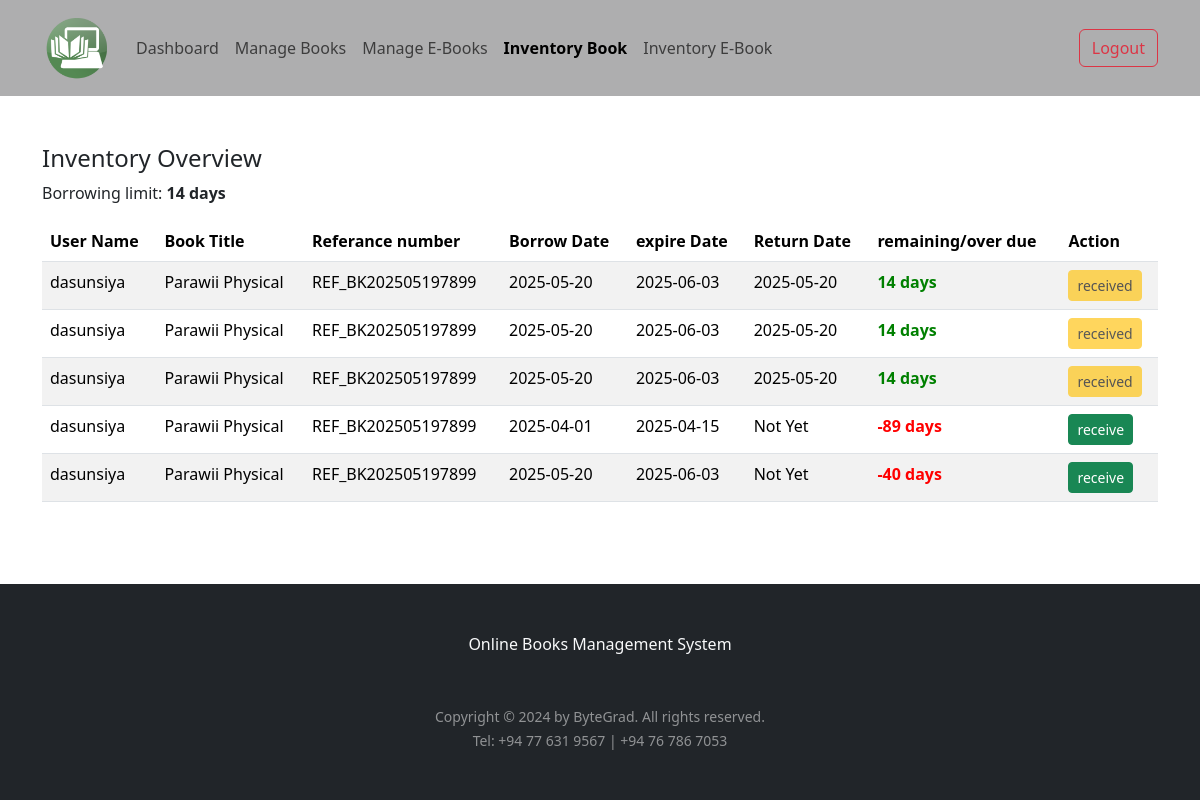
/admin/inventory_bk.php (signed in), run on the app's committed database.
### tables this page shows
CREATE TABLE `borrowed_book` (
  `rec_id` int(11) NOT NULL,
  `username` varchar(200) DEFAULT NULL,
  `bookId` int(11) DEFAULT NULL,
  `reference_no` varchar(200) NOT NULL,
  `borrow_date` date DEFAULT NULL,
  `expire_date` date DEFAULT NULL,
  `received_date` date DEFAULT NULL,
  `status` varchar(100) NOT NULL,
  `available` tinyint(1) NOT NULL DEFAULT 1
);

CREATE TABLE `book_details` (
  `bookId` int(11) NOT NULL,
  `name` varchar(100) DEFAULT NULL,
  `author` varchar(100) DEFAULT NULL,
  `image` blob DEFAULT NULL,
  `info` mediumtext DEFAULT NULL,
  `binding` varchar(45) DEFAULT NULL,
  `pages` int(11) DEFAULT NULL,
  `publisher` varchar(100) DEFAULT NULL,
  `released_date` varchar(60) DEFAULT NULL,
  `price` float NOT NULL,
  `available` tinyint(4) NOT NULL DEFAULT 1
);

### admin/inventory_bk.php (the view, shortened to what this page needs)
<!DOCTYPE html>
<html lang="en">
<head>
    <link href="https://cdn.jsdelivr.net/npm/bootstrap@5.3.3/dist/css/bootstrap.min.css" rel="stylesheet">
    <link href="https://cdn.jsdelivr.net/npm/bootstrap@5.3.6/dist/css/bootstrap.min.css" rel="stylesheet"
>
</head>
<body class="d-flex flex-column min-vh-100">
    <?php include('../components/admin_navbar.php'); ?>
    <main class="flex-grow-1">
        <div class="container mt-5">
            <h4>Inventory Overview</h4>
            <p>Borrowing limit: <strong>14 days</strong></p>
            <table class="table table-striped">
                <thead>
                    <tr>
                        <th>User Name</th>
                        <th>Book Title</th>
                        <th>Referance number</th>
                        <th>Borrow Date</th>
                        <th>expire Date</th>
                        <th>Return Date</th>
                        <th>remaining/over due</th>
                        <th>Action</th>
                    </tr>
                </thead>
                <tbody>
                    <?php
                        $today = date('Y-m-d');
                        $enddate = date('Y-m-d', strtotime('+14 days'));
                          $sql="SELECT user.email, book_details.name, borrowed_book.username, borrowed_book.bookId, borrowed_book.rec_id, borrowed_book.reference_no, borrowed_book.borrow_date, borrowed_book.expire_date, borrowed_book.received_date, borrowed_book.status, borrowed_book.available
                                FROM borrowed_book
                                JOIN user ON borrowed_book.username = user.username
                                JOIN book_details ON borrowed_book.bookId = book_details.bookId;";
                          if ($result = $conn->query($sql)) {
                            while($row = $result->fetch_assoc()){
                                $expireDateObj = new DateTime($row['expire_date']);
                                $book_name =  $row['name'];
                                $usr_name = $row['username'];
                                $usr_email = $row['email'];
                                $status = $row['status'];
                                $rec_id = $row['rec_id'];
                                echo '<tr>';
                                echo '<td>'.$usr_name.'</td>';
                                echo '<td>'.$book_name.'</td>';
                                echo '<td>'.$row['reference_no'].'</td>';
                                if($row['borrow_date'] == null) {echo '<td>'.$today.'</td>';} else{echo '<td>'.$row['borrow_date'].'</td>';}
                                if($row['expire_date'] == null) {echo '<td>'.$enddate.'</td>';} else{echo '<td>'.$row['expire_date'].'</td>';}
                                if($row['received_date'] == null) {
                                    echo '<td>Not Yet</td>';
                                } else{
                                    echo '<td>'.$row['received_date'].'</td>';
                                }
                                if($row['received_date'] == null && $row['status'] === 'accepted') {
                                    $for_date = new DateTime();
                                } else{
                                    $for_date = new DateTime($row['received_date']);
                                }
                                $interval = $for_date->diff($expireDateObj);
                                $remainingDates = (int)$interval->format('%r%a');
                                if($remainingDates>=0){
                                    echo '<td style="color:green"><strong>'.$remainingDates.' days </strong></td>';
                                }else{
                                    echo '<td style="color:red"><strong>'.$remainingDates.' days </strong></td>';
                                }
                                echo '<td><form method="POST" class="d-flex gap-2">
                                        <input type="hidden" name="rec_id" value="' . $rec_id . '">
                                        <input type="hidden" name="usr_name" value="' . $usr_name . '">
                                        <input type="hidden" name="usr_email" value="' . $usr_email . '">
                                        <input type="hidden" name="book_name" value="' . $book_name . '">';
                                switch ($status) {
                                    case 'accepted':
                                    case 'over due':
                                        echo '<button type="submit" name="received" class="btn btn-sm btn-success receive-btn">receive</button>';
                                        break;
                                    case 'received':
                                        echo '<button class="btn btn-sm btn-warning receive-btn" disabled>received</button>';
                                        break;
                                }
                                echo '</form></td> </tr>';
                            }
                           }?>
                </tbody>
            </table>
        </div>
    </main>
    <?php include('../components/footer.php'); ?>
</body>
</html>

### components/admin_navbar.php (shortened to what this page needs)
<link href="../assets/css/nav_style.css" rel="stylesheet">
<?php
  function isActive($page) {
      return basename($_SERVER['PHP_SELF']) === $page ? 'active' : '';
  }
?>
<nav class="navbar navbar-expand-lg navbar-light -bg">
    <div class="container">
      <a href="index.php" class="navbar-brand">
        <img src="../assets/img/logo.png" height="70" alt="CoolBrand">
      </a>
    <div class="collapse navbar-collapse" id="adminNavbar">
      <ul class="navbar-nav me-auto mb-2 mb-lg-0">
        <li class="nav-item">
          <a href="index.php" class="nav-link <?= isActive('index.php') ?>">Dashboard</a>
        </li>
        <li class="nav-item">
          <a href="manage_books.php" class="nav-link <?= isActive('manage_books.php') ?>">Manage Books</a>
        </li>
        <li class="nav-item">
          <a href="manage_ebooks.php" class="nav-link <?= isActive('manage_ebooks.php') ?>">Manage E-Books</a>
        </li>
        <li class="nav-item">
          <a href="inventory_bk.php" class="nav-link <?= isActive('inventory_bk.php') ?>">Inventory Book</a>
        </li>
        <li class="nav-item">
          <a href="inventory_ebk.php" class="nav-link <?= isActive('inventory_ebk.php') ?>">Inventory E-Book</a>
        </li>
      </ul>
        <a href="../home/logout.php" class="btn btn-outline-danger">Logout</a>
    </div>
  </div>
</nav>

### components/footer.php
<footer class="bg-dark py-5 mt-5">
    <div class="container text-light text-center">
        <p class="display-7 mb-5">Online Books Management System</p>
        <small class="text-white-50">
            Copyright © 2024 by ByteGrad. All rights reserved.<br>
            Tel: +94 77 631 9567 | +94 76 786 7053
        </small>
    </div>
</footer>

### assets/css/nav_style.css (style rules this page uses)
.-bg { background-color: #aeaeaf; }

### components/admin_navbar.php (style rules this page uses)
.active { font-weight: bold; }

### data on the page
borrowed_book: username "dasunsiya", bookId.name "Parawii Physical", reference_no "REF_BK202505197899", borrow_date "2025-05-20", expire_date "2025-06-03", received_date "2025-05-20", remainingDates "14", status "received"
borrowed_book: username "dasunsiya", bookId.name "Parawii Physical", reference_no "REF_BK202505197899", borrow_date "2025-05-20", expire_date "2025-06-03", received_date "2025-05-20", remainingDates "14", status "received"
borrowed_book: username "dasunsiya", bookId.name "Parawii Physical", reference_no "REF_BK202505197899", borrow_date "2025-05-20", expire_date "2025-06-03", received_date "2025-05-20", remainingDates "14", status "received"
borrowed_book: username "dasunsiya", bookId.name "Parawii Physical", reference_no "REF_BK202505197899", borrow_date "2025-04-01", expire_date "2025-04-15", shows "Not Yet", remainingDates "-89", status "receive"
borrowed_book: username "dasunsiya", bookId.name "Parawii Physical", reference_no "REF_BK202505197899", borrow_date "2025-05-20", expire_date "2025-06-03", shows "Not Yet", expire_date "-40", status "receive"
